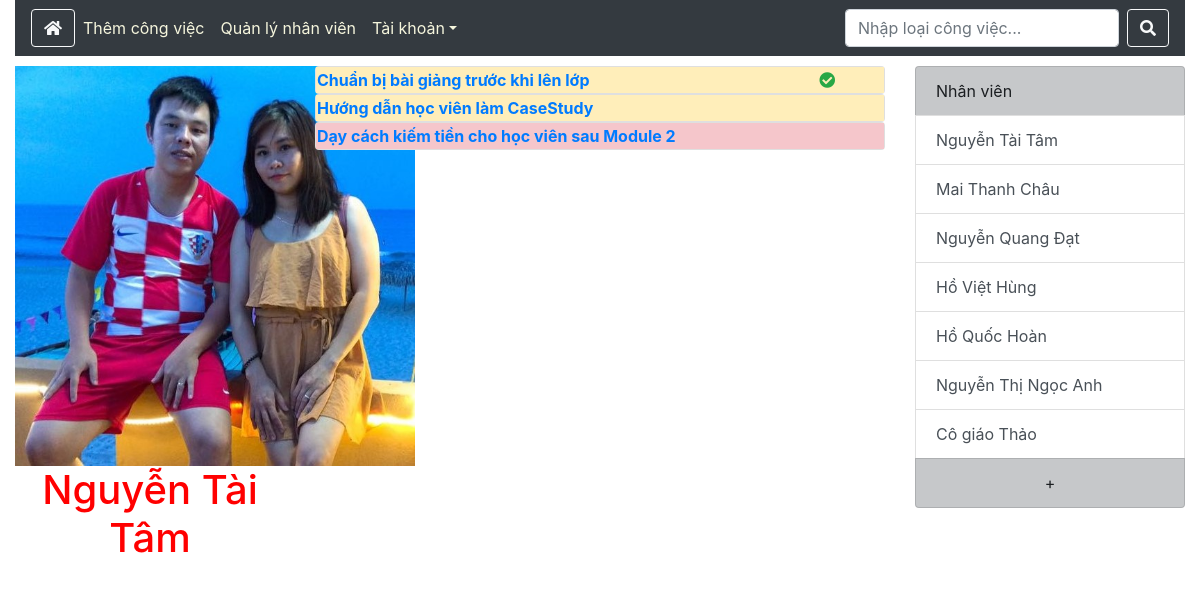
Page /index.php?controller=nv&action=view&ID_nv=1 (signed in) on the committed database.
### tables this page shows
CREATE TABLE `nhan_vien` (
  `ID_nv` int(10) NOT NULL,
  `Ten_nv` varchar(100) NOT NULL,
  `Chuc_vu` varchar(100) NOT NULL,
  `SDT` varchar(13) NOT NULL,
  `Hinh_anh` varchar(255) DEFAULT NULL
);

CREATE TABLE `cong_viec` (
  `ID_cv` int(10) NOT NULL,
  `Mo_ta` varchar(255) NOT NULL,
  `ID_nhan_vien` int(10) NOT NULL,
  `ID_loai_cong_viec` int(10) NOT NULL,
  `Trang_thai` varchar(100) NOT NULL DEFAULT 'Chưa hoàn thành'
);

### Controller/nvController.php (called while the page is built, shortened)
<?php
    class nvController{
        public function view()
        {
            $ID_nv = $_GET['ID_nv'];
            $objnvModel = new nvModel();
            $rowNVs = $objnvModel->getAll();
            $rowNV = $objnvModel->getOne($ID_nv);
            $objcvModel = new cvModel();
            $rows = $objcvModel->getbyID_nv($ID_nv);
            include 'View/nv/view.php';
        }
    }
?>

### Model/DatabaseConnect.php (called while the page is built, shortened)
<?php
 class DatabaseConnect {
     public function __construct() {
        $username = 'root';
        $password = '';
        $options  = array(PDO::MYSQL_ATTR_INIT_COMMAND => "SET NAMES utf8");
        $this->dbc = new PDO('mysql:host=localhost;dbname=phan_cong_cong_viec', $username, $password,$options);
    }
 }
?>

### Model/nvModel.php (called while the page is built, shortened)
<?php
    include_once 'model/DatabaseConnect.php';
    class nvModel extends DatabaseConnect {
        public function getAll()
        {
            $sql = "SELECT * FROM nhan_vien";
            $stmt = $this->dbc->query($sql);
            $stmt->setFetchMode(PDO::FETCH_OBJ);
            $rows = $stmt->fetchall();
            return $rows;
        }
        public function getOne($id)
        {
            $sql = "SELECT * FROM nhan_vien WHERE ID_nv = $id";
            $stmt = $this->dbc->query($sql);
            $stmt->setFetchMode(PDO::FETCH_OBJ);
            $row = $stmt->fetch();
            return $row;
        }
    }
?>

### Model/cvModel.php (called while the page is built, shortened)
<?php
class cvModel extends DatabaseConnect
{
    public function getbyID_nv($ID_nv)
    {
        $sql = "SELECT * FROM cong_viec
            JOIN loai_cv ON cong_viec.ID_loai_cong_viec = loai_cv.ID_loai_cv
            JOIN nhan_vien ON cong_viec.ID_nhan_vien = nhan_vien.ID_nv
            WHERE nhan_vien.ID_nv = '$ID_nv'";
        $stmt = $this->dbc->query($sql);
        $stmt->setFetchMode(PDO::FETCH_OBJ);
        $rows = $stmt->fetchall();
        return $rows;
    }
}

### View/nv/view.php (the view)
<div class="row" style="margin-top: 10px; margin-bottom: 10px;">
    <div class="col-lg-3">
        <img src="<?php echo $rowNV->Hinh_anh; ?>" alt="Không có hình ảnh" style="width: 400px">
        <div style="text-align: center">
            <span style="color: red">
                <h1>
                    <?php echo $rowNV->Ten_nv ?>
                </h1>
            </span>
        </div>
    </div>
    <div class="col-lg-6">
        <?php foreach ($rows as $row ) : ?>
        <div class="card text-left">
            <table style="width: 100%; text-align: center">
                <tr class="table-<?php
                                    if ($row->Loai_cv == 'Không quan trọng') {
                                        echo 'success';
                                    } else if ($row->Loai_cv == 'Quan trọng') {
                                        echo 'warning';
                                    } else {
                                        echo 'danger';
                                    }
                                ?>">
                    <th style="width: 80%; text-align: left;">
                        <a href="index.php?controller=cv&action=view&id=<?php echo $row->ID_cv; ?>">
                            <?php echo $row->Mo_ta; ?>
                        </a>
                    </th>
                    <td style="width: 20%">
                        <?php if ($row->Trang_thai == 'Đã hoàn thành') : ?>
                        <i class="fas fa-check-circle btn-outline-success"></i>
                        <?php endif; ?>
                    </td>
                </tr>
            </table>
        </div>
        <?php endforeach; ?>
    </div>
    <div class="col-lg-3">
        <div class="list-group">
            <a href="index.php?controller=nv&action=list"
                class="list-group-item list-group-item-action list-group-item-dark">Nhân viên
            </a>
            <?php foreach ($rowNVs as $rowNV) : ?>
            <a href="index.php?controller=nv&action=view&ID_nv=<?php echo $rowNV->ID_nv; ?>"
                class="list-group-item list-group-item-action list-group-item-Secondary ">
                <?php echo $rowNV->Ten_nv; ?>
            </a>
            <?php endforeach; ?>
            <a href="index.php?controller=nv&action=add"
                class="list-group-item list-group-item-action list-group-item-dark" style="text-align: center">+
            </a>
        </div>
    </div>

### rows in the picture
nhan_vien: Hinh_anh (picture), Ten_nv "Nguyễn Tài Tâm"
cong_viec: Mo_ta "Chuẩn bị bài giảng trước khi lên lớp", Trang_thai "Đã hoàn thành" (drawn)
cong_viec: Mo_ta "Hướng dẫn học viên làm CaseStudy"
cong_viec: Mo_ta "Dạy cách kiếm tiền cho học viên sau Module 2"
nhan_vien: Ten_nv "Mai Thanh Châu"
nhan_vien: Ten_nv "Nguyễn Quang Đạt"
nhan_vien: Ten_nv "Hồ Việt Hùng"
nhan_vien: Ten_nv "Hồ Quốc Hoàn"
nhan_vien: Ten_nv "Nguyễn Thị Ngọc Anh"
nhan_vien: Ten_nv "Cô giáo Thảo"
